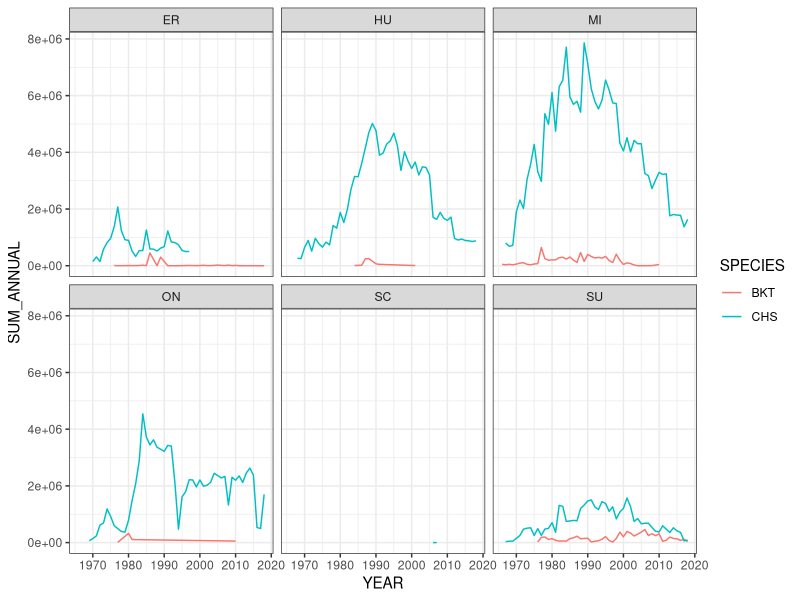

This chart was generated by the following R code:
## ---- chunk 1
library(tidyverse) 
## ---- chunk 2
fish_stock <- read_csv("data/great-lakes-fish-stock.csv")
## ---- chunk 3
salmon_stock <- fish_stock %>%
  filter(
    SPECIES %in% c("ATS", "CHS", "COS"),
    !is.na(WEIGHT),
      LAKE != "ON"
  )
## ---- chunk 4
salmon_stock %>%
  glimpse()
## ---- chunk 5
salmon_stock %>%
  mutate(
    SALMON_WEIGHT_G = WEIGHT / NO_STOCKED * 1000
  )
## ---- chunk 6
salmon_stock %>% 
  group_by(LAKE) %>% 
  filter(YEAR > 2000) %>% 
  summarize(MEAN_NO_STOCKED = mean(NO_STOCKED, na.rm = TRUE),
            MEAN_WEIGHT = mean(WEIGHT, na.rm = TRUE)) %>% 
  arrange(desc(MEAN_WEIGHT))
## ---- chunk 7
Trout_stock <- fish_stock %>%
  filter(
    SPECIES %in% c("BKT", "BRN", "LAT", "TRT"),
    !is.na(WEIGHT),
      LAKE != "ON"
  )
## ---- chunk 8
Trout_stock %>%
  glimpse()
## ---- chunk 9
Trout_stock %>%
  mutate(
    Trout_WEIGHT_G = WEIGHT / NO_STOCKED * 1000
  )
## ---- chunk 10
Trout_stock %>% 
  group_by(LAKE) %>% 
  filter(YEAR > 2000) %>%
  summarize(MEAN_NO_STOCKED = mean(NO_STOCKED, na.rm = TRUE),
            MEAN_WEIGHT = mean(WEIGHT, na.rm = TRUE)) %>% 
  arrange(desc(MEAN_WEIGHT))
## ---- chunk 11
fish_stock%>%
  filter( SPECIES== "CHS"|SPECIES== "BKT")%>% 
group_by(YEAR, LAKE, SPECIES)%>% summarise(SUM_ANNUAL= sum(NO_STOCKED, na.rm=TRUE)) %>% 
ggplot(aes( x= YEAR, y= SUM_ANNUAL, color= SPECIES))+ geom_line()+ 
  facet_wrap(~ LAKE)+ theme_bw()
